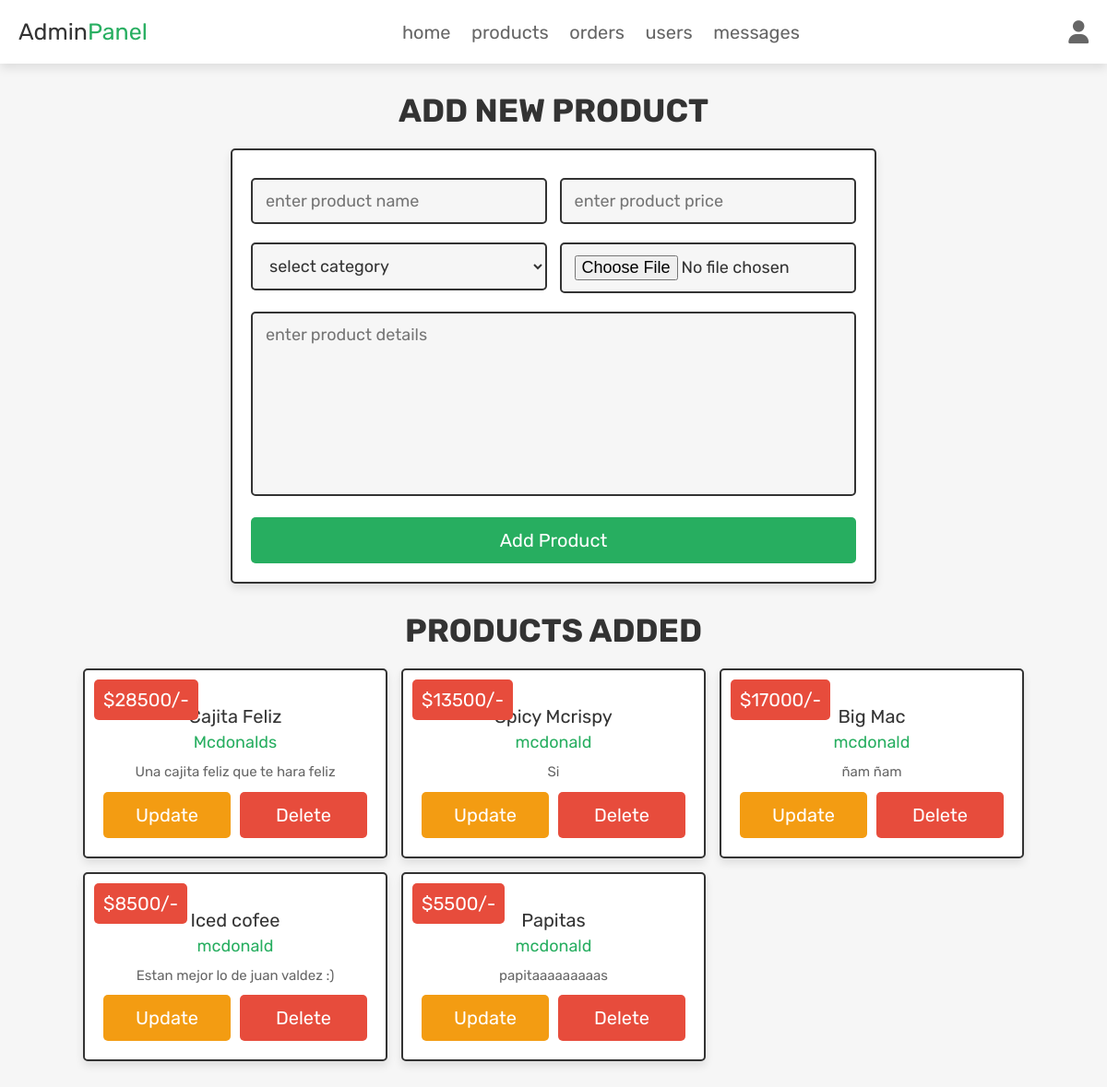
The app's page /admin_products.php (signed in) with its own data.
### tables this page shows
CREATE TABLE `products` (
  `id` int(100) NOT NULL,
  `name` varchar(100) NOT NULL,
  `category` varchar(20) NOT NULL,
  `details` varchar(500) NOT NULL,
  `price` int(100) NOT NULL,
  `image` varchar(100) NOT NULL
);

### admin_products.php (the view, shortened to what this page needs)
<?php
@include 'config.php';
?>
<!DOCTYPE html>
<html lang="en">
<head>
   <link rel="stylesheet" href="https://cdnjs.cloudflare.com/ajax/libs/font-awesome/6.1.1/css/all.min.css">
   <link rel="stylesheet" href="css/admin_style.css">
</head>
<body>
<?php include 'admin_header.php'; ?>
<section class="add-products">
   <h1 class="title">add new product</h1>
   <form action="" method="POST" enctype="multipart/form-data">
      <div class="flex">
         <div class="inputBox">
         <input type="text" name="name" class="box" required placeholder="enter product name">
         <select name="category" class="box" required>
            <option value="" selected disabled>select category</option>
         </select>
         </div>
         <div class="inputBox">
         <input type="number" min="0" name="price" class="box" required placeholder="enter product price">
         <input type="file" name="image" required class="box" accept="image/jpg, image/jpeg, image/png">
         </div>
      </div>
      <textarea name="details" class="box" required placeholder="enter product details" cols="30" rows="10"></textarea>
      <input type="submit" class="btn" value="add product" name="add_product">
   </form>
</section>
<section class="show-products">
   <h1 class="title">products added</h1>
   <div class="box-container">
   <?php
      $show_products = $conn->prepare("SELECT * FROM `products`");
      $show_products->execute();
      if($show_products->rowCount() > 0){
         while($fetch_products = $show_products->fetch(PDO::FETCH_ASSOC)){
   ?>
   <div class="box">
      <div class="price">$<?= $fetch_products['price']; ?>/-</div>
      <div class="name"><?= $fetch_products['name']; ?></div>
      <div class="cat"><?= $fetch_products['category']; ?></div>
      <div class="details"><?= $fetch_products['details']; ?></div>
      <div class="flex-btn">
         <a href="admin_update_product.php?update=<?= $fetch_products['id']; ?>" class="option-btn">update</a>
         <a href="admin_products.php?delete=<?= $fetch_products['id']; ?>" class="delete-btn" onclick="return confirm('delete this product?');">delete</a>
      </div>
   </div>
   <?php
      }
   }else{
      echo '<p class="empty">now products added yet!</p>';
   }
   ?>
   </div>
</section>
</body>
</html>

### css/admin_style.css (style rules this page uses)
.add-products form { max-width: 70rem; padding:2rem; margin:0 auto; text-align: center; border:var(--border); box-shadow: var(--box-shadow); background-color: var(--white); border-radius: .5rem; }
.add-products form .flex { display: flex; justify-content: space-between; flex-wrap: wrap; }
.add-products form .flex .inputBox { width: 49%; }
.add-products form .box { width: 100%; margin:1rem 0; padding:1.2rem 1.4rem; font-size: 1.8rem; color:var(--black); border-radius: .5rem; background-color: var(--light-bg); border:var(--border); }
.add-products form textarea { height: 20rem; resize: none; }
.show-products { padding-top: 0; }
.show-products .box-container { display: grid; grid-template-columns: repeat(auto-fit, 33rem); gap:1.5rem; align-items: flex-start; justify-content:center; }
.show-products .box-container .box { text-align: center; border:var(--border); box-shadow: var(--box-shadow); background-color: var(--white); border-radius: .5rem; padding:2rem; position: relative; }
.show-products .box-container .box .price { position: absolute; top:1rem; left:1rem; padding:1rem; font-size: 2rem; color:var(--white); background-color: var(--red); border-radius: .5rem; }
.show-products .box-container .box .name { margin:.5rem 0; font-size: 2rem; color:var(--black); }
.show-products .box-container .box .cat { font-size: 1.8rem; color:var(--green); }
.show-products .box-container .box .details { padding-top: 1rem; font-size: 1.5rem; line-height: 1.5; color:var(--light-color); }

### css/components.css (style rules this page uses)
:root { --green:#27ae60; --orange:#f39c12; --red:#e74c3c; --black:#333; --light-color:#666; --white:#fff; --light-bg:#f6f6f6; --border:.2rem solid var(--black); --box-shadow:0 .5rem 1rem rgba(0,0,0,.1); }
* { font-family: 'Rubik', sans-serif; margin:0; padding:0; box-sizing: border-box; outline: none; border:none; text-decoration: none; color:var(--black); }
body { background-color: var(--light-bg); }
html { font-size: 62.5%; overflow-x: hidden; scroll-behavior: smooth; scroll-padding-top: 6.5rem; }
section { padding:3rem 2rem; max-width: 1200px; margin:0 auto; }
.btn, .delete-btn, .option-btn { display: block; width: 100%; margin-top: 1rem; border-radius: .5rem; color:var(--white); font-size: 2rem; padding:1.3rem 3rem; text-transform: capitalize; cursor: pointer; text-align: center; }
.btn { background-color: var(--green); }
.delete-btn { background-color: var(--red); }
.option-btn { background-color: var(--orange); }
.flex-btn { display: flex; flex-wrap: wrap; gap:1rem; }
.flex-btn > * { flex:1; }
.title { text-align: center; margin-bottom: 2rem; text-transform: uppercase; color:var(--black); font-size: 3.5rem; }

### records on screen
products: price "28500", name "Cajita Feliz", category "Mcdonalds", details "Una cajita feliz que te hara feliz"
products: price "13500", name "Spicy Mcrispy", category "mcdonald", details "Si"
products: price "17000", name "Big Mac", category "mcdonald", details "ñam ñam"
products: price "8500", name "Iced cofee", category "mcdonald", details "Estan mejor lo de juan valdez :)"
products: price "5500", name "Papitas", category "mcdonald", details "papitaaaaaaaaas"
